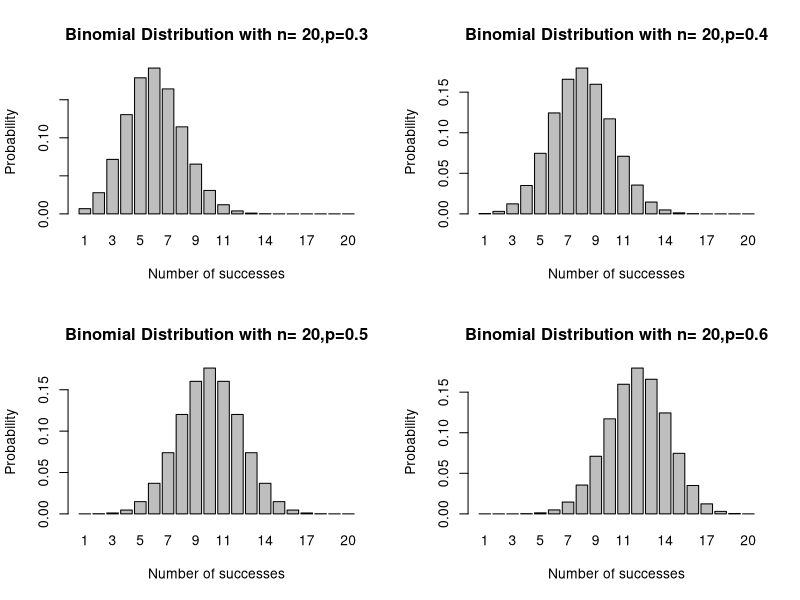
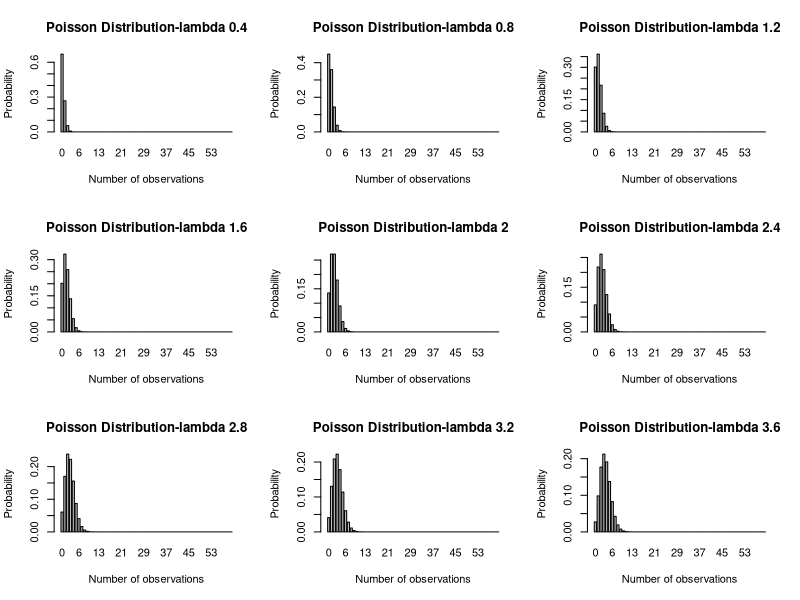

Recreate these plots in R, in order.
## ---- chunk 1
knitr::opts_chunk$set(echo = TRUE)
## ---- chunk 2
# SIMULATE A BINOMIAL DISTRIBUTION
btrial.outcomes <- sample(x = c("Buy", "NoBuy"), size = 20, replace = TRUE, prob = c(0.5,0.5))
binomial.prob <- function(trials, successes, p.success)
{
  prob <- (factorial(trials)/(factorial(successes) * factorial(trials - successes))) * 
          ((p.success**successes) * (1-p.success)**(trials-successes))
  return(prob)
}
binomial.prob.dist <- Vectorize(FUN = binomial.prob)

# test 
#binomial.prob(20,5,0.5)
probs1 <- binomial.prob.dist(20,1:20,0.3)
probs2 <- binomial.prob.dist(20,1:20,0.4)
probs3 <- binomial.prob.dist(20,1:20,0.5)
probs4 <- binomial.prob.dist(20,1:20,0.6)
successes <- 1:20
layout(mat = matrix(data = c(1,2,3,4),nrow = 2,byrow = TRUE))
barplot(height = probs1, names.arg = successes,main = "Binomial Distribution with n= 20,p=0.3",
        xlab = "Number of successes", ylab = "Probability")
barplot(height = probs2, names.arg = successes,main = "Binomial Distribution with n= 20,p=0.4",
        xlab = "Number of successes", ylab = "Probability")
barplot(height = probs3, names.arg = successes,main = "Binomial Distribution with n= 20,p=0.5",
        xlab = "Number of successes", ylab = "Probability")
barplot(height = probs4, names.arg = successes,main = "Binomial Distribution with n= 20,p=0.6",
        xlab = "Number of successes", ylab = "Probability")




## ---- chunk 3
# SIMULATE PROB. DISTRIBUTION
set.seed(111)
# Define a function to compute poisson probability
pois.prob <-  function( lambda, number.obs)
{
  prob <- (exp(-lambda) * (lambda^number.obs)) / factorial(number.obs)
  return(prob)
}

# Vectorize it to operate on a range of no. of observations
pois.dist <- Vectorize(FUN = pois.prob)

lambda <- seq(0.4,3.6,0.4)
obs <- 0:60

# Use apply family to further vectorize it on a range of parameter lambda
pois.probs <- sapply(X = lambda,FUN = pois.dist,number.obs = obs)
colnames(pois.probs) <- paste("lambda", seq(0.4,3.6,0.4), sep="_" )


layout(mat = matrix(data = c(1:9),nrow = 3,byrow = TRUE))
barplot(height = pois.probs[,"lambda_0.4"], names.arg = 0:60, main = "Poisson Distribution-lambda 0.4",
        xlab = "Number of observations", ylab = "Probability",space = 0.3)
barplot(height = pois.probs[,"lambda_0.8"], names.arg = 0:60, main = "Poisson Distribution-lambda 0.8",
        xlab = "Number of observations", ylab = "Probability",space = 0.3)
barplot(height = pois.probs[,"lambda_1.2"], names.arg = 0:60, main = "Poisson Distribution-lambda 1.2",
        xlab = "Number of observations", ylab = "Probability",space = 0.3)
barplot(height = pois.probs[,"lambda_1.6"], names.arg = 0:60, main = "Poisson Distribution-lambda 1.6",
        xlab = "Number of observations", ylab = "Probability",space = 0.3)
barplot(height = pois.probs[,"lambda_2"], names.arg = 0:60, main = "Poisson Distribution-lambda 2",
        xlab = "Number of observations", ylab = "Probability", space = 0.3)
barplot(height = pois.probs[,"lambda_2.4"], names.arg = 0:60, main = "Poisson Distribution-lambda 2.4",
        xlab = "Number of observations", ylab = "Probability", space = 0.3)
barplot(height = pois.probs[,"lambda_2.8"], names.arg = 0:60, main = "Poisson Distribution-lambda 2.8",
        xlab = "Number of observations", ylab = "Probability", space = 0.3)
barplot(height = pois.probs[,"lambda_3.2"], names.arg = 0:60, main = "Poisson Distribution-lambda 3.2",
        xlab = "Number of observations", ylab = "Probability",space = 0.3)
barplot(height = pois.probs[,"lambda_3.6"], names.arg = 0:60, main = "Poisson Distribution-lambda 3.6",
        xlab = "Number of observations", ylab = "Probability",space = 0.3)


## ---- chunk 4

